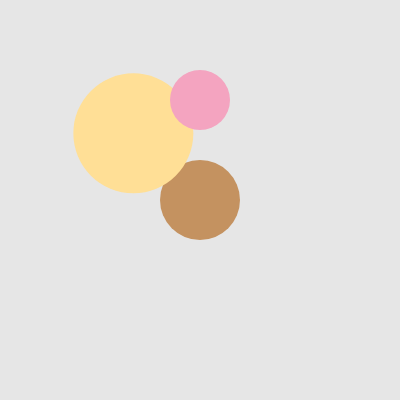
Frame 1 (no input)
Frame 60 (no input): identical to frame 1, image omitted
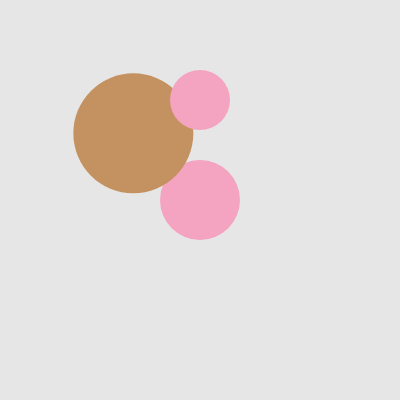
Frame 120 (the mouse pressed at the canvas centre since frame 60)

The p5.js sketch that drew these frames (run headless with seeded random() and noise() and a simulated clock; from frame 60 on, the mouse is pressed at the canvas centre):

// p5.js sketch
// ── sketch.js
// DM2008 — Activity 4a [Guided]
// Bake a Cookie (30 min)
//
// A class is a blueprint — Cookie describes what every cookie has and can do.
// Your job is to complete the class, then add movement and a flavor randomizer.
//
// Suggested order:
// 1. Add the missing properties to the constructor (sz, x, y)
// 2. Fix show() so it uses this.flavor, this.x, this.y, this.sz
// 3. Implement move() and randomFlavor()
// 4. Wire them up in keyPressed() and mousePressed()
//
// Stretch: add a second cookie with different starting values.

let cookie;

function setup() {
  createCanvas(400, 400);
  noStroke();
  cookie1 = new Cookie("chocolate", 80, width / 2, height / 2);
  cookie2 = new Cookie("vanilla", 120,width/3, height/3);
  cookie3 = new Cookie("strawberry",60, width/2, height/4);
}

function draw() {
  background(230);
  cookie1.show();
  cookie2.show();
  cookie3.show();
}

class Cookie {
  constructor(flavor, sz, x, y) {
    // this. binds each value to this specific cookie object
    // Add the missing properties below
    this.flavor = flavor;
    this.sz = sz;
    this.x = x;
    this.y = y;
  }

  show() {
    // Fix this method — it should use this.flavor, this.x, this.y, this.sz
    switch (this.flavor) {
      case "chocolate":
        fill(196, 146, 96);
        break;
      case "vanilla":
        fill(255, 223, 150);
        break;
      case "strawberry":
        fill("#f4a4c0");
        break;
      default:
        fill(220, 180, 120);
    }
    ellipse(this.x, this.y, this.sz);
  }

  // Add a move() method — update this.x or this.y based on which key is pressed
  move() {
    this.x += random(-10,10);
    this.y += random(-10,10);
  }

  // Add a randomFlavor() method — set this.flavor to one of at least 3 options
  randomFlavor() {
    let choice = ['chocolate','vanilla', 'strawberry']
    this.flavor = random(choice);
  }
}

// Call cookie.move() when an arrow key is pressed
function keyPressed() {
  cookie1.move();
  cookie2.move();
}

// Call cookie.randomFlavor() when the mouse is clicked
function mousePressed() {
  cookie1.randomFlavor();
  cookie2.randomFlavor();
  cookie3.randomFlavor();
}
